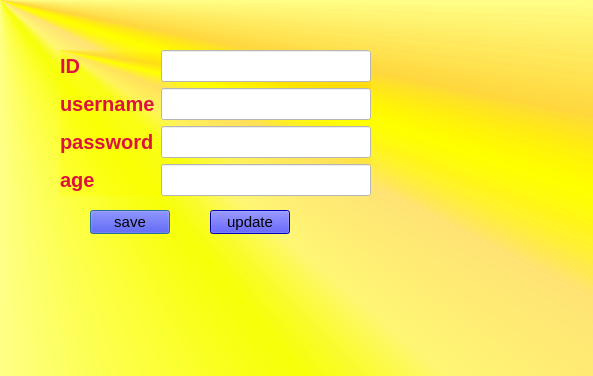
<?xml version="1.0" encoding="UTF-8"?>
<ui version="4.0">
 <class>AccountInfo</class>
 <widget class="QDialog" name="AccountInfo">
  <property name="geometry">
   <rect>
    <x>0</x>
    <y>0</y>
    <width>593</width>
    <height>376</height>
   </rect>
  </property>
  <property name="windowTitle">
   <string>Dialog</string>
  </property>
  <property name="styleSheet">
   <string notr="true">*{background-color: qconicalgradient(cx:0, cy:0, angle:135, stop:0 rgba(255, 255, 0, 69), stop:0.375 rgba(255, 255, 0, 69), stop:0.423533 rgba(251, 255, 0, 145), stop:0.45 rgba(247, 255, 0, 208), stop:0.477581 rgba(255, 244, 71, 130), stop:0.518717 rgba(255, 218, 71, 130), stop:0.55 rgba(255, 255, 0, 255), stop:0.57754 rgba(255, 203, 0, 130), stop:0.625 rgba(255, 255, 0, 69), stop:1 rgba(255, 255, 0, 69));
font-size:20px;
}

QLabel
{
color: crimson;
font-weight: 500;
background-color: transparent;
}

QLineEdit{
background-color: white;
}

QPushButton
{
font-size:15px;
background-color: blue;
}

QPushButton::hover
{
background-color:  midnightblue;
transition: .3s ease;
}</string>
  </property>
  <widget class="QPushButton" name="pushBtn_save">
   <property name="geometry">
    <rect>
     <x>90</x>
     <y>210</y>
     <width>80</width>
     <height>24</height>
    </rect>
   </property>
   <property name="text">
    <string>save</string>
   </property>
  </widget>
  <widget class="QLabel" name="label_status">
   <property name="geometry">
    <rect>
     <x>70</x>
     <y>250</y>
     <width>161</width>
     <height>16</height>
    </rect>
   </property>
   <property name="text">
    <string/>
   </property>
  </widget>
  <widget class="QPushButton" name="pushButton">
   <property name="geometry">
    <rect>
     <x>210</x>
     <y>210</y>
     <width>80</width>
     <height>24</height>
    </rect>
   </property>
   <property name="text">
    <string>update</string>
   </property>
  </widget>
  <widget class="QWidget" name="layoutWidget">
   <property name="geometry">
    <rect>
     <x>60</x>
     <y>50</y>
     <width>311</width>
     <height>146</height>
    </rect>
   </property>
   <layout class="QHBoxLayout" name="horizontalLayout">
    <item>
     <layout class="QVBoxLayout" name="verticalLayout">
      <item>
       <widget class="QLabel" name="label_ID">
        <property name="text">
         <string>ID</string>
        </property>
       </widget>
      </item>
      <item>
       <widget class="QLabel" name="label_name">
        <property name="text">
         <string>username</string>
        </property>
       </widget>
      </item>
      <item>
       <widget class="QLabel" name="label_pwd">
        <property name="text">
         <string>password</string>
        </property>
       </widget>
      </item>
      <item>
       <widget class="QLabel" name="label_age">
        <property name="text">
         <string>age</string>
        </property>
       </widget>
      </item>
     </layout>
    </item>
    <item>
     <layout class="QVBoxLayout" name="verticalLayout_2">
      <item>
       <widget class="QLineEdit" name="lineEdit_ID"/>
      </item>
      <item>
       <widget class="QLineEdit" name="lineEdit_name"/>
      </item>
      <item>
       <widget class="QLineEdit" name="lineEdit_pwd">
        <property name="echoMode">
         <enum>QLineEdit::Password</enum>
        </property>
       </widget>
      </item>
      <item>
       <widget class="QLineEdit" name="lineEdit_age"/>
      </item>
     </layout>
    </item>
   </layout>
  </widget>
 </widget>
 <resources/>
 <connections/>
</ui>
